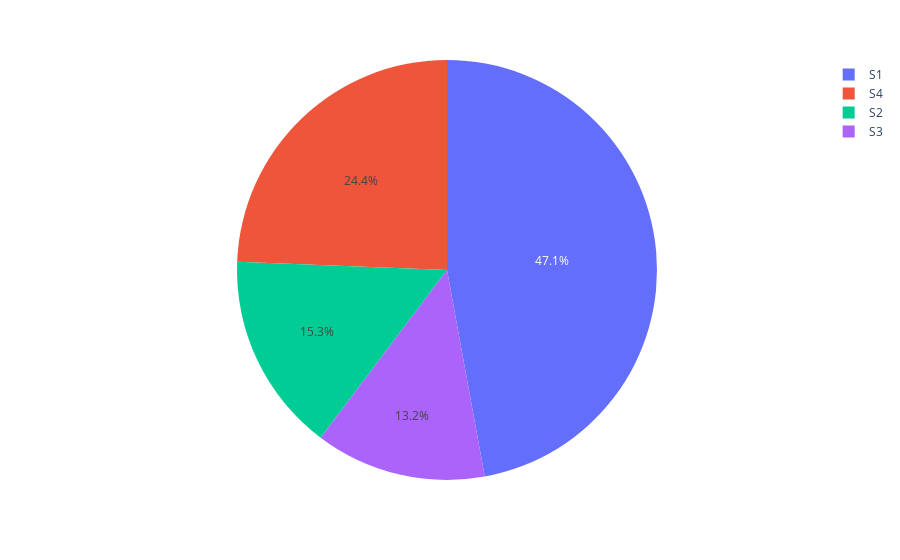

Write notebook code for a chart like this one.
### Markdown cell above
### Distribution of Number of Orders Received

### Code cell
# distribution according to Store Type
pie = data["Store_Type"].value_counts()
store = pie.index
orders = pie.values
fig = px.pie(data, values = orders, names = store)
fig.show()

### Figure 1 — Plotly figure (JSON) as saved in the notebook; plotly's stock layout.template omitted (floating-point values rounded to 4 significant figures)
{"data": [{"domain": {"x": [0, 1], "y": [0, 1]}, "hovertemplate": "label=%{label}<br>value=%{value}<extra></extra>", "labels": ["S1", "S4", "S2", "S3"], "legendgroup": "", "name": "", "showlegend": true, "type": "pie", "values": [88752, 45924, 28896, 24768]}], "layout": {"legend": {"tracegroupgap": 0}, "margin": {"t": 60}}}
